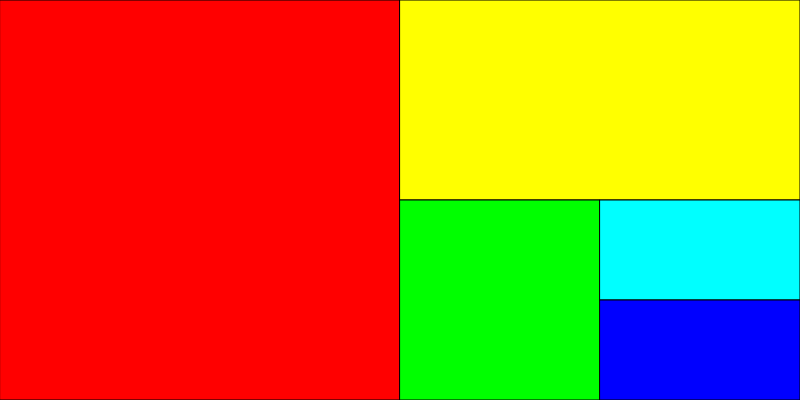
Frame 1 (no input)
Frame 60 (no input): identical to frame 1, image omitted
Frame 120 (the mouse pressed at the canvas centre since frame 60): identical to frame 1, image omitted

The p5.js sketch that drew this single still picture (run headless with seeded random() and noise() and a simulated clock; from frame 60 on, the mouse is pressed at the canvas centre):

// p5.js sketch
// ── sketch.js
function setup() {
    createCanvas(800, 400);
}

function draw() {
    background(0);

    fill(255, 0, 0);
    rect(0, 0, width / 2, height);

    fill(255, 255, 0);
    rect(width / 2, 0, width / 2, height / 2);

    fill(0, 255, 0);
    rect(width / 2, height / 2, width / 4, height / 2);

    fill(0, 255, 255);
    rect((width / 4) * 3, height / 2, width / 4, height / 4);

    fill(0, 0, 255);
    rect((width / 4) * 3, (height / 4) * 3, width / 4, height / 4);
}
